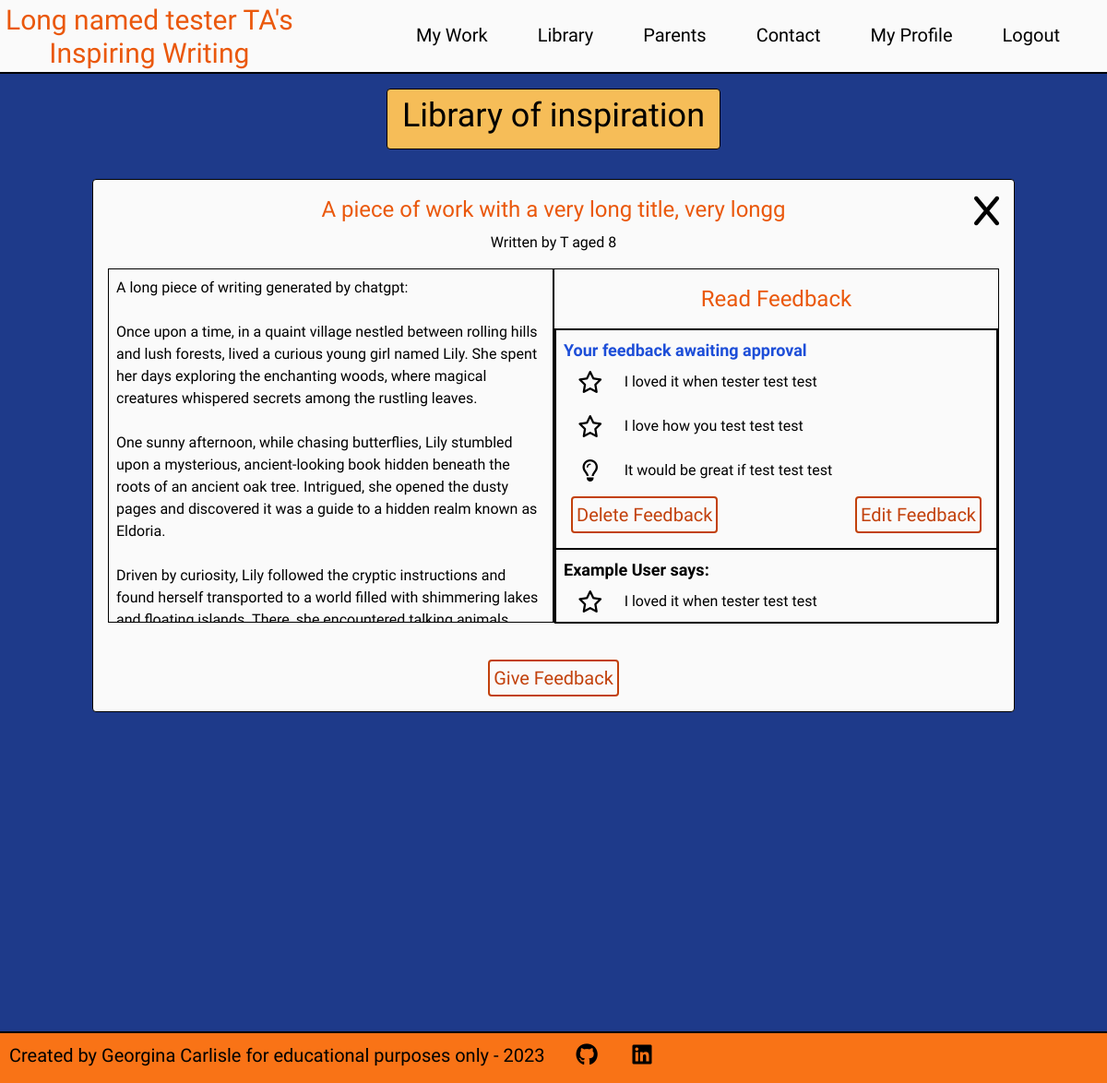
The app's page /library/read_feedback/7 (signed in) with its own data.
### users/models.py (models this page shows, shortened)
class User(AbstractBaseUser, PermissionsMixin):
    __name__ = 'CustomUser'
    validUsername = RegexValidator(
        r'^[a-zA-Z ]+$', 'Only letters and spaces are allowed in your Pen name')
    validFirstName = RegexValidator(
        r'^[a-zA-Z ]+$',
        'Only letters and spaces are allowed in your First name')
    validSecondName = RegexValidator(
        r'^[a-zA-Z ]+$',
        'Only letters and spaces are allowed in your Second name')
    username = models.CharField(
        max_length=20, unique=True, validators=[validUsername])
    age = models.IntegerField(
        validators=[MinValueValidator(8), MaxValueValidator(12),],)
    first_name = models.CharField(max_length=12, validators=[validFirstName])
    last_name = models.CharField(max_length=20, validators=[validSecondName])
    email = models.EmailField(max_length=320)
    consent = models.BooleanField(default=False)
    join_date = models.DateTimeField(default=timezone.now)
    is_staff = models.BooleanField(default=False)
    is_admin = models.BooleanField(default=False)
    is_active = models.BooleanField(default=True)
    is_superuser = models.BooleanField(default=False)
    objects = CustomAccountManager()
    USERNAME_FIELD = 'username'
    REQUIRED_FIELDS = ['email', 'first_name', 'last_name']
    def __str__(self):
        return self.username

### writing/models.py (models this page shows, shortened)
class Writing(models.Model):
    title = models.CharField(max_length=50, unique=True)
    slug = models.SlugField(max_length=100, unique=True)
    author = models.ForeignKey(User, on_delete=models.CASCADE, related_name="writing")
    body = models.TextField()
    updated_on = models.DateTimeField(auto_now=True)
    pending_approval = models.BooleanField(default=False)
    date_submitted = models.DateTimeField(null=True, blank=True)
    approved = models.BooleanField(default=False)
    date_approved = models.DateTimeField(null=True, blank=True)
    failed_approval = models.BooleanField(default=False)
    date_failed = models.DateTimeField(null=True, blank=True)
    reason_failed = models.TextField(null=True, blank=True)
    featured = models.BooleanField(default=False)
    class Meta:
        ordering = ['-date_approved']

### library/models.py (models this page shows, shortened)
class Feedback(models.Model):
    giver = models.ForeignKey(User, on_delete=models.CASCADE, related_name="given_feedback")
    writing = models.ForeignKey(Writing, on_delete=models.CASCADE, related_name="received_feedback")
    star_one = models.TextField()
    star_two = models.TextField()
    wish = models.TextField()
    date_created = models.DateTimeField(auto_now_add=True)
    date_last_edit = models.DateTimeField(auto_now=True)
    approved = models.BooleanField(default=False)
    date_approved = models.DateTimeField(null=True, blank=True)
    failed_approval = models.BooleanField(default=False)
    date_failed = models.DateTimeField(null=True, blank=True)
    reason_failed = models.TextField(null=True, blank=True)
    class Meta:
        ordering = ['-date_approved']

### library/views.py (the view)
# urls.py: path('read_feedback/<int:writing_id>', views.read_feedback_view, name="read_feedback"),
@login_required
def read_feedback_view(request, writing_id):
    writing = get_object_or_404(Writing, pk=writing_id)
    approved_feedback = writing.received_feedback.all().filter(approved = True)
    context = {}
    all_feedback = writing.received_feedback.all()
    for feedback in all_feedback:
        if feedback.giver.username == request.user.username:
            user_feedback = feedback
            context['user_feedback'] = user_feedback
    context['writing'] = writing
    context['feedback_received'] = approved_feedback
    return render(request, 'read_feedback.html', context)

### library/templates/read_feedback.html (shortened to what this page needs)
{% extends 'base.html' %}
{% load static %}
{% block content %}
<div class="bg-blue-900 h-full pb-4 pt-16 lg:pt-20">
    <div class="flex justify-center h-fit">
        <div class="text-center px-4 py-2 bg-horange my-4 h-fit rounded border border-black">
            <h1 class="text-3xl md:text-4xl font-title text-black mb-2">
                Library of inspiration
            </h1>
        </div>
    </div>
    <div class="flex justify-center mt-4">
        <div class="border border-black rounded bg-zinc-50 p-4 relative w-11/12 sm:max-w-xl lg:max-w-none lg:w-5/6 h-3/4">
            <a
            href="{% url 'library' %}"
            title="Return to the inspirational library."
            class="absolute top-4 right-4">
                <i class="fa-solid fa-x text-4xl" aria-hidden="true"></i>
            </a>
            <div class="text-center mb-4">
                <div class="flex justify-center">
                    <h2 class="text-2xl md:text-2xl mb-2 w-4/5 font-title text-orange-600">
                        {{ writing.title }}
                    </h2>
                </div>
                <p class="mb-2">
                    Written by {{ writing.author }} aged {{ writing.author.age }}
                </p>
            </div>
            <div class="lg:grid lg:grid-cols-2 2xl:grid-cols-5 h-fit">
                <div class="border border-black h-40 lg:h-96 overflow-auto mb-4 p-2 2xl:col-span-3">
                    {{ writing.body|linebreaksbr|safe }}
                </div>
                <div class="lg:border border-black lg:h-96 lg:pt-4 2xl:col-span-2">
                    <h3 class="text-2xl text-center mb-4 font-title text-orange-600">Read Feedback </h3>
                    <div class="border border-black relative mb-12 lg:mb-4 max-h-52 lg:max-h-none lg:h-80 overflow-auto">
                        {% if user_feedback %}
                        <div class="border border-black p-2 relative">
                            {% if user_feedback.failed_approval %}
                            <h4 class="font-bold text-lg text-blue-700">
                                Your feedback needs editing
                            </h4>
                            <p class="text-blue-700">
                                {{ user_feedback.reason_failed }}
                            </p>
                            {% else %}
                            <h4 class="font-bold text-lg text-blue-700">
                                Your feedback awaiting approval
                            </h4>
                            {% endif %}
                            {% if confirmation_delete_needed %}
                            <p class="mb-12 md:text-lg text-blue-700">
                                Are you sure you wish to delete your feedback? Once deleted you cannot get it back.
                            </p>
                            <a class="absolute left-4 bottom-4 p-1 mt-6 rounded border-orange-700 border-2 border-solid bg-zinc-50 hover:bg-orange-700 text-orange-700 hover:text-white text-lg md:text-xl hover:cursor-pointer w-fit"
                            href="{% url 'read_feedback' writing_id=writing.id %}">
                                Keep feedback
                            </a>
                            <a class="absolute right-4 bottom-4 p-1 mt-6 rounded border-orange-700 border-2 border-solid bg-zinc-50 hover:bg-orange-700 text-orange-700 hover:text-white text-lg md:text-xl hover:cursor-pointer w-fit"
                            href="{% url 'delete_feedback' feedback_id=user_feedback.id %}?confirm_delete=True">
                                Delete feedback
                            </a>
                            {% else %}
                            <div class="mb-2 grid grid-cols-6 sm:grid-cols-8">
                                <div class="col-span-1 flex justify-center">
                                    <i class="fa-regular fa-star text-2xl mt-2" aria-label="star one"></i>
                                </div>
                                <p class="col-span-5 sm:col-span-7 p-2">
                                    I loved it when {{ user_feedback.star_one }}
                                </p>
                            </div>
                            <div class="mb-2 grid grid-cols-6 sm:grid-cols-8">
                                <div class="col-span-1 flex justify-center">
                                    <i class="fa-regular fa-star text-2xl mt-2" aria-label="star two"></i>
                                </div>
                                <p class="col-span-5 sm:col-span-7 p-2">
                                    I love how you {{ user_feedback.star_two }}
                                </p>
                            </div>
                            <div class="mb-14 grid grid-cols-6 sm:grid-cols-8">
                                <div class="col-span-1 flex justify-center">
                                    <i class="fa-regular fa-lightbulb text-2xl mt-2" aria-label="idea"></i>
                                </div>
                                <p class="col-span-5 sm:col-span-7 p-2">
                                    It would be great if {{ user_feedback.wish }}
                                </p>
                            </div>
                            <div class="flex justify-center mt-4">
                                <a class="absolute left-4 bottom-4 p-1 rounded border-orange-700 border-2 border-solid bg-zinc-50 hover:bg-orange-700 text-orange-700 hover:text-white text-lg md:text-xl hover:cursor-pointer w-fit"
                                href="{% url 'delete_feedback' feedback_id=user_feedback.id %}">
                                    Delete Feedback
                                </a>
                                <a class="absolute right-4 bottom-4 p-1 mt-6 rounded border-orange-700 border-2 border-solid bg-zinc-50 hover:bg-orange-700 text-orange-700 hover:text-white text-lg md:text-xl hover:cursor-pointer w-fit"
                                href="{% url 'edit_feedback' feedback_id=user_feedback.id %}">
                                    Edit Feedback
                                </a>
                            </div>
                            {% endif %}
                        </div>
                        {% endif %}
                        {% if feedback_received %}
                        {% for feedback in feedback_received %}
                        {% ifnotequal user.username feedback.giver.username %}
                        <div class="border border-black p-2">
                            <h4 class="font-bold text-lg">
                                {{ feedback.giver }} says:
                            </h4>
                            <div class="mb-2 grid grid-cols-6 sm:grid-cols-8">
                                <div class="col-span-1 flex justify-center">
                                    <i class="fa-regular fa-star text-2xl mt-2" aria-label="star one"></i>
                                </div>
                                <p class="col-span-5 sm:col-span-7 p-2">
                                    I loved it when {{ feedback.star_one }}
                                </p>
                            </div>
                        </div>
                        {% endifnotequal %}
                        {% endfor %}
                        {% endif %}
                    </div>
                </div>
            </div>
            <div class="flex justify-center mt-4">
                <a class="absolute lg:static right-4 bottom-4 p-1 mt-6 lg:mt-2 rounded border-orange-700 border-2 border-solid bg-zinc-50 hover:bg-orange-700 text-orange-700 hover:text-white text-lg md:text-xl hover:cursor-pointer w-fit"
                href="{% url 'give_feedback' writing_id=writing.id %}">
                    Give Feedback
                </a>
            </div>
        </div>
    </div>
</div>
{% endblock%}

### templates/account_header.html (shortened to what this page needs)
{% load static %}
<header>
  <div
    class="fixed top-0 z-10 grid grid-cols-4 md:grid-cols-6 xl:grid-cols-6 h-16 lg:h-20 w-full border-b-2 border-black bg-zinc-50"
  >
    <div class="flex justify-start col-span-3 sm:col-span-2">
      <div class="p-1.5 lg:py-1">
        <a
          class="inline-block text-center w-full font-title text-2xl lg:text-3xl leading-none text-orange-600 hover:text-black hover:cursor-pointer"
          href="{% url 'account_home' %}"
          aria-label="return to the home page"
        >
          {% if user.username %}
          <p>{{ user.username }}'s</p>
          <p>Inspiring Writing</p>
          {% endif %}
        </a>
      </div>
    </div>
    <nav class="col-span-1 md:col-span-4 p-5 lg:p-6 font-body">
      <ul class="hidden md:flex flex-row justify-around lg:text-xl">
        <li class="hover:font-bold hover:cursor-pointer">
          <a href="{% url 'my_work' user.id %}">My Work</a>
        </li>
        <li class="hover:font-bold hover:cursor-pointer">
          <a href="{% url 'library' %}">Library</a>
        </li>
        <li class="hover:font-bold hover:cursor-pointer">
          <button
            id="parent-info-open"
            aria-label="open information for parents">
            Parents
          </button>
        </li>
        <li class="hover:font-bold hover:cursor-pointer">
          <a>Contact</a>
        </li>
        <li class="hover:font-bold hover:cursor-pointer">
          <a>My Profile</a>
        </li>
        <li class="hover:font-bold hover:cursor-pointer">
          <a href="{% url 'logout' %}">Logout</a>
        </li>
      </ul>
    </nav>
  </div>
</header>

### records on screen
User: username "Long named tester TA"
Writing: title "A piece of work with a very long title, very longg", author "T", author.age "8", body "A long piece of writing generated by chatgpt: Once upon a time, in a quaint village nestled between rolling hills and lush forests, lived a curious young girl named Lily. She spent her days exploring the enchanting woods, where magical creatures whispered secrets among the rustling leaves. One sunny afternoon, while chasing butterflies, Lily stumbled upon a mysterious, ancient-looking book hidden beneath the roots of an ancient oak tree. Intrigued, she opened the dusty pages and discovered it was a guide to a hidden realm known as Eldoria. Driven by curiosity, Lily followed the cryptic instructions and found herself transported to a world filled with shimmering lakes…"
Feedback: star_one "tester test test", star_two "test test test", wish "test test test"
Feedback: giver "Example User", star_one "tester test test"
